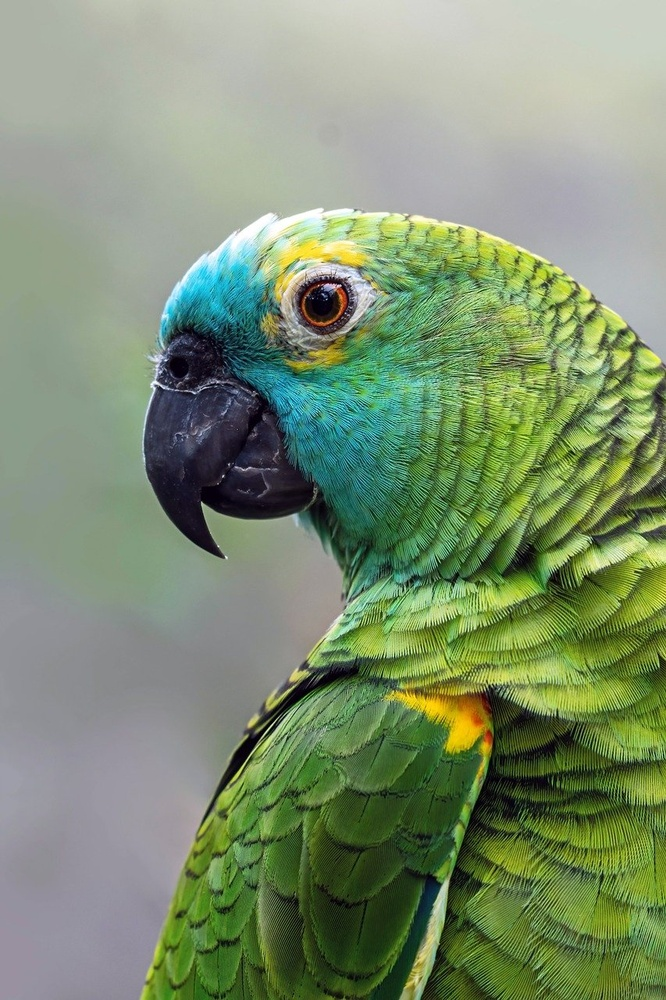
#> input picture OpenCV/images/davidclode-parrot.jpg, 666 x 1000 px, shrunk from 853 x 1280 before the run
$ python 01_image.py
#> lines starting #> are read from the running program, lines starting #| are printed output that depends on the picture
import cv2

#경로 지정 잘 안될 시 사용 방법
import sys
import os

#이미지 파일 경로를 스크립트 기준으로 안전하게 구성
img_path = os.path.join(os.path.dirname(__file__), "images", "ham1.jpg")

# [37 lines of commented-out code are left out]
img_1 = os.path.join(os.path.dirname(__file__), "images", "davidclode-parrot.jpg")
img_color = cv2.imread(img_1, cv2.IMREAD_COLOR)
#> img_color is the input picture: shape (1000, 666, 3); mean B, G, R 112.9, 143.9, 126.1
img_gray = cv2.imread(img_1, cv2.IMREAD_GRAYSCALE)
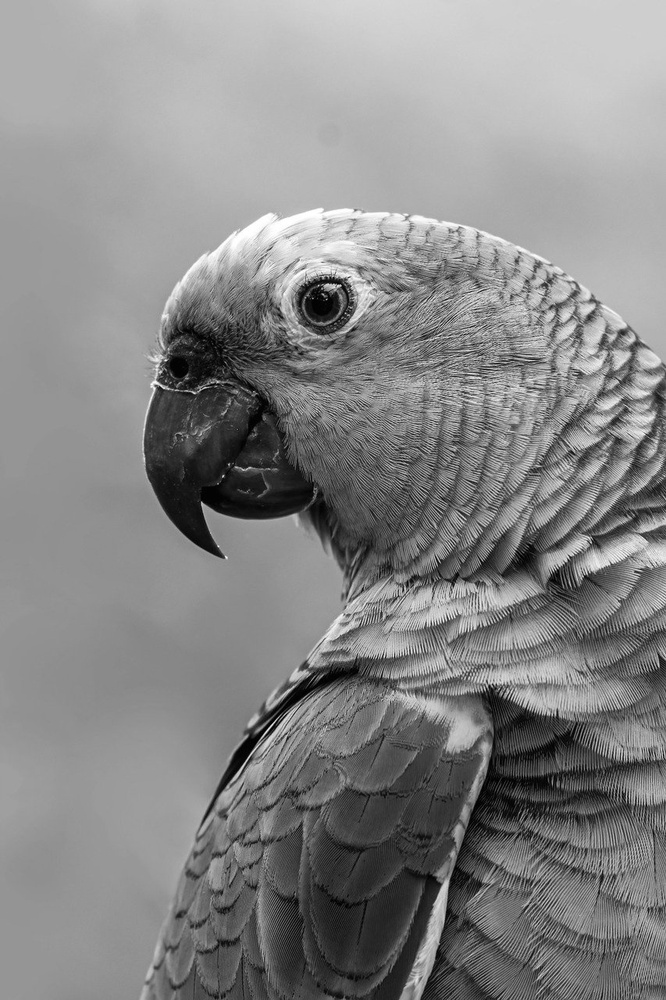
#> img_gray: shape (1000, 666); min 0, max 255, mean 135

cv2.imshow("Color", img_color)
cv2.imshow("Gray", img_gray)
cv2.waitKey(0)
cv2.destroyAllWindows()
